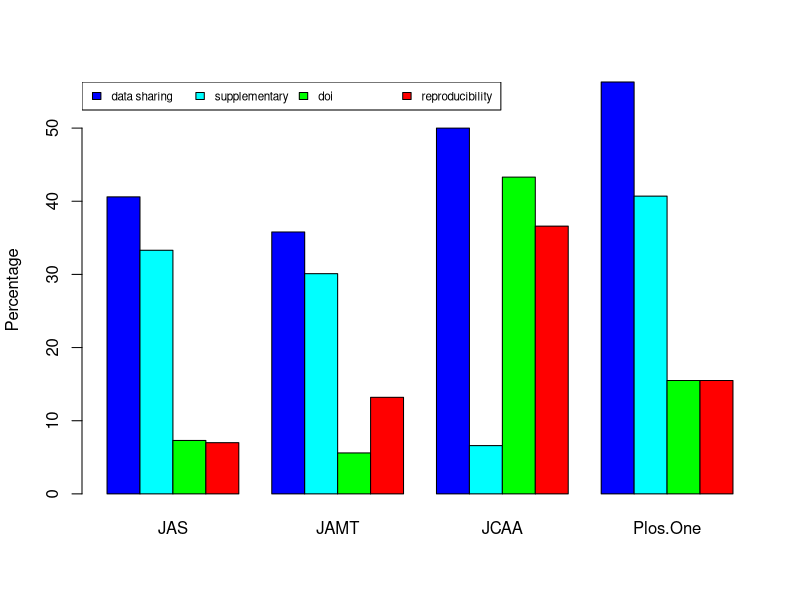
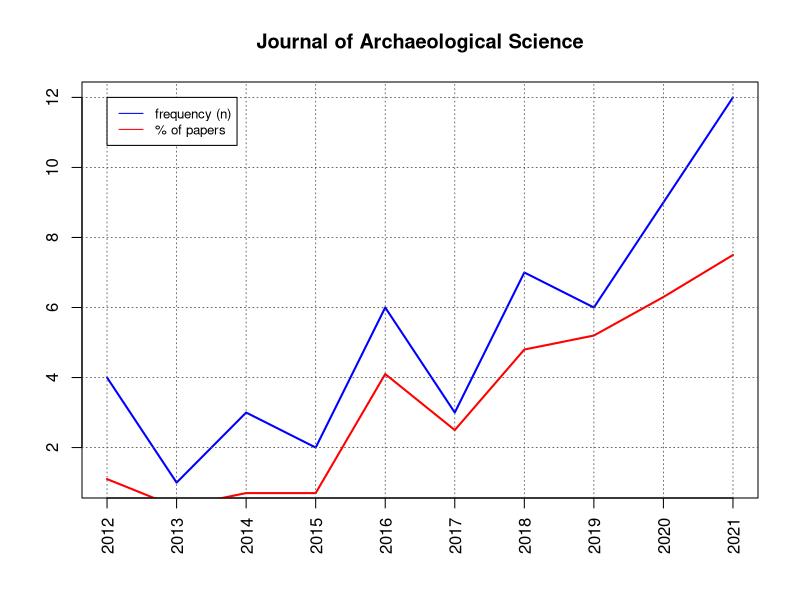

The R script that drew these images, in order:
#import data
journals<-read.csv(file="csv/journals.csv", header = TRUE, sep = ",")
# plot figure 1
barplot(as.matrix(journals[,2:5]), main = "", beside = TRUE, col=c("blue","cyan","green","red"), ylab="Percentage")
legend("topleft", c("data sharing","supplementary","doi","reproducibility"),fill = c("blue","cyan","green","red"), horiz = TRUE, cex=0.7)
dev.print(device=pdf, file="Fig1.pdf")

#import data
jas<-read.csv(file="csv/jas.csv", header = TRUE, sep = ",")
xticks <- seq(1,10,1)
# plot figure 3
plot(jas$n, lty="solid", type="l", col="blue", lwd=2, xlab="", ylab="", xaxt="n",cex.axis=1, main="Journal of Archaeological Science")
lines(jas$X., lty="solid", type="l", col="red", lwd=2)
axis(side=1, at=xticks, labels=seq(2012,2021,1), las=2, cex.axis=1)
abline(v=seq(1,12,1), lwd=0.8, lty="dotted", col="grey30")
abline(h=seq(2,12,2), lwd=0.8, lty="dotted", col="grey30")
legend(1, 12, legend=c("frequency (n)", "% of papers"),col=c("blue", "red"), lty=1:1, cex=0.8)
dev.print(device = pdf, file="Fig3.pdf")
